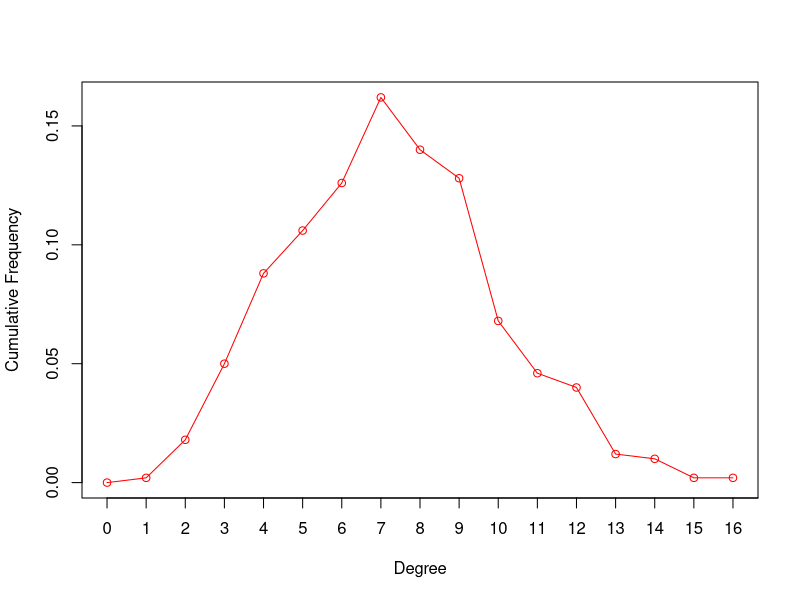
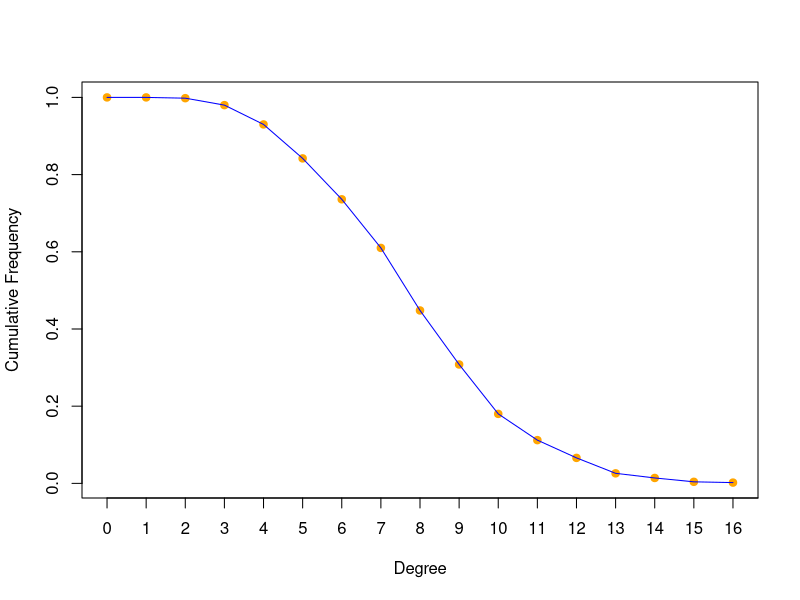
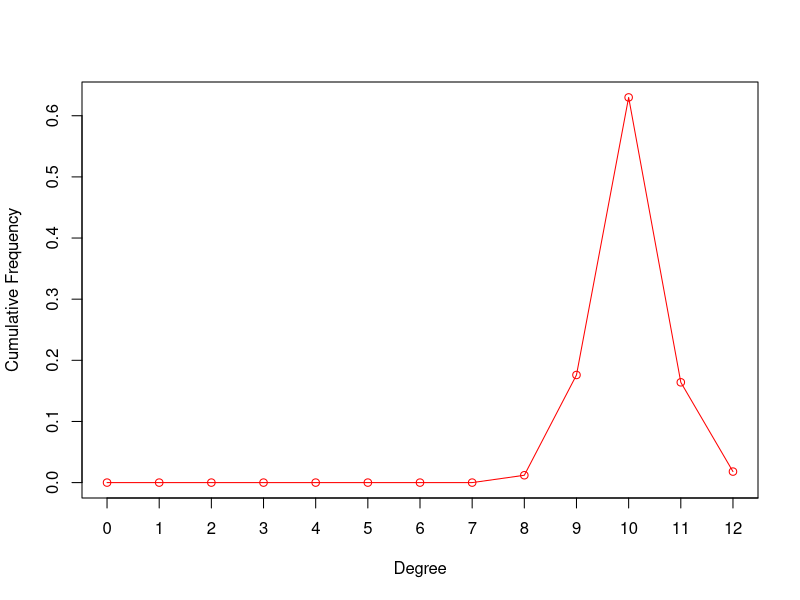
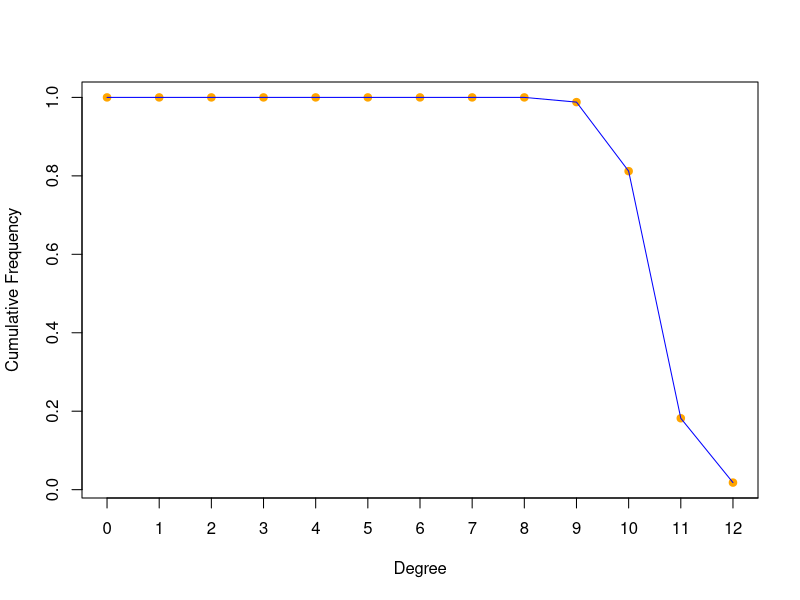
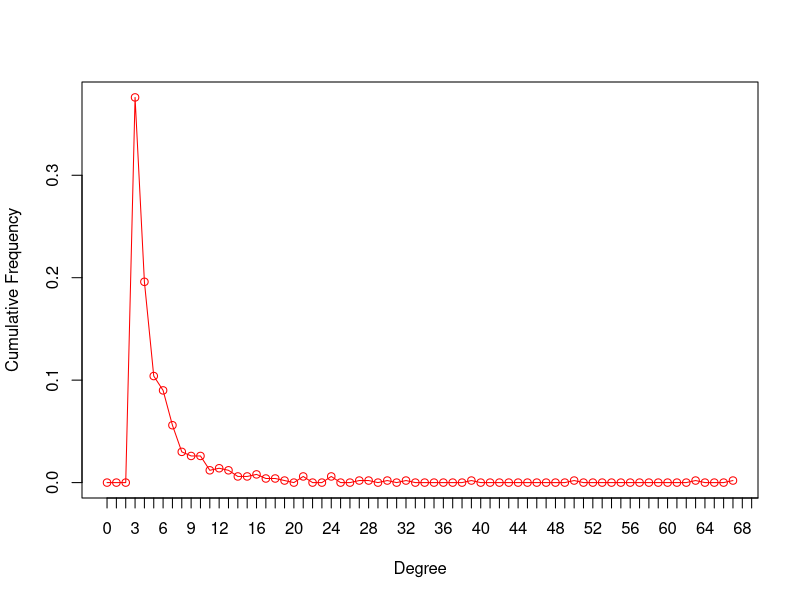
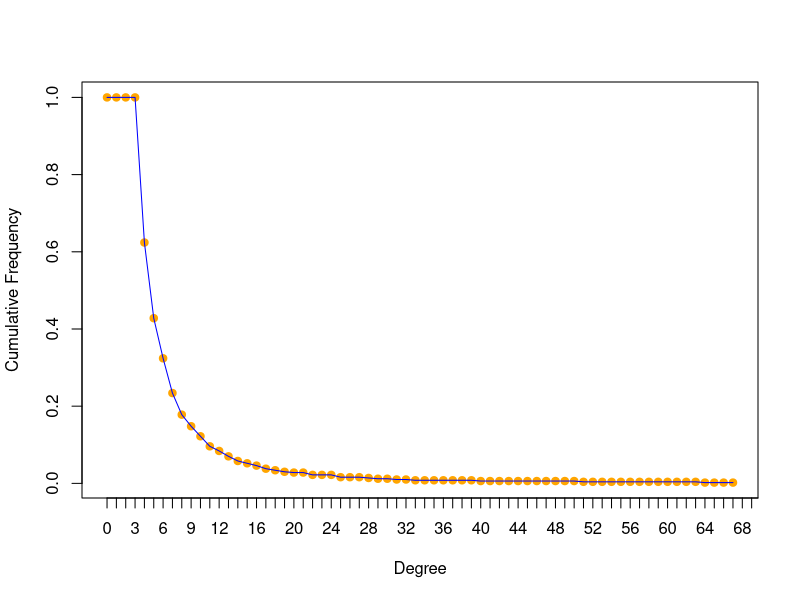

R code for these plots, in order:
library(igraph)
library("ggplot2")
# Gnp graph 
gnp <- sample_gnp(n=500, p=0.015)
no.clusters(gnp)
is_connected(gnp)
# Small world graph
swg <- sample_smallworld(dim=1, size=500, nei=5, p=0.025)
no.clusters(swg)
is_connected(swg)
# Preferential attachment graph
pag <- sample_pa(n=500, m=3, directed=FALSE)
no.clusters(pag)
is_connected(pag)


gsize(gnp) #number of edges
deg_distr_gnp <- degree_distribution(gnp)
plot(deg_distr_gnp, type="o", col="red",
     xaxt="n", xlab="Degree",
     ylab="Cumulative Frequency")
axis(1, at=1:21, labels=0:20)

deg_distr_gnp_cum <- degree.distribution(gnp, cumulative = TRUE)
plot(deg_distr_gnp_cum, pch=19, cex=1,
     xaxt="n", col="orange", xlab="Degree",
     ylab="Cumulative Frequency")
axis(1, at=1:21, labels=0:20)
lines(deg_distr_gnp_cum, col="blue")

degree(gnp, normalized=TRUE)
diameter(gnp)
max(degree(gnp))
min(degree(gnp))
transitivity(gnp)
mean_distance(gnp)#average path length
vertex_connectivity(gnp)
edge_connectivity(gnp)


gsize(swg)
deg_distr_swg <- degree_distribution(swg)
plot(deg_distr_swg, type="o", col="red",
     xaxt="n", xlab="Degree",
     ylab="Cumulative Frequency")
axis(1, at=1:21, labels=0:20)

deg_distr_swg_cum <- degree.distribution(swg, cumulative = TRUE)
plot(deg_distr_swg_cum, pch=19, cex=1,
     xaxt="n", col="orange", xlab="Degree",
     ylab="Cumulative Frequency")
axis(1, at=1:21, labels=0:20)
lines(deg_distr_swg_cum, col="blue")


diameter(swg)
max(degree(swg))
min(degree(swg))
transitivity(swg)
mean_distance(swg)#average path length
vertex_connectivity(swg)
edge_connectivity(swg)



gsize(pag)
deg_distr_pag <- degree_distribution(pag)
plot(deg_distr_pag, type="o", col="red",
     xaxt="n", xlab="Degree",
     ylab="Cumulative Frequency")
axis(1, at=1:101, labels=0:100)

deg_distr_pag_cum <- degree.distribution(pag, cumulative = TRUE)
plot(deg_distr_pag_cum, pch=19, cex=1,
     xaxt="n", col="orange", xlab="Degree",
     ylab="Cumulative Frequency")
axis(1, at=1:101, labels=0:100)
lines(deg_distr_pag_cum, col="blue")


diameter(pag)
max(degree(pag))
min(degree(pag))
transitivity(pag)
mean_distance(pag)#average path length
vertex_connectivity(pag)
edge_connectivity(pag)
